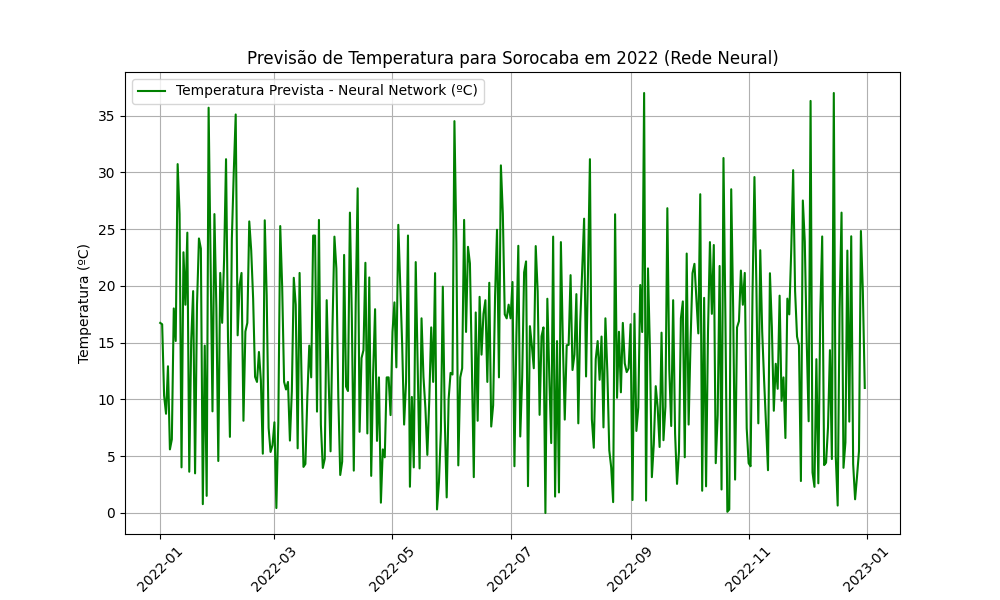

The Python source for this figure:
import pandas as pd
import numpy as np
import os
import matplotlib.pyplot as plt
from sklearn.model_selection import train_test_split
from sklearn.preprocessing import StandardScaler
from tensorflow.keras.models import Sequential
from tensorflow.keras.layers import Dense, Dropout
from sklearn.metrics import mean_squared_error

# Carregar dados de 2022
df = pd.read_excel('dados_2022.xlsx')

# Limpeza e preparação dos dados
df.columns = df.columns.str.strip()
df = df.dropna(subset=['Dia', 'Temperatura', 'Umidade', 'Velocidade do Vento'])
df['Dia'] = pd.to_numeric(df['Dia'], errors='coerce')
df = df.dropna(subset=['Dia', 'Temperatura', 'Umidade', 'Velocidade do Vento'])

# Entradas e Saída
X = df[['Dia', 'Umidade', 'Velocidade do Vento']]
y = df['Temperatura']

# Dividir dados em conjuntos de treino e teste
X_train, X_test, y_train, y_test = train_test_split(X, y, test_size=0.2, random_state=42)

# Escalar apenas as entradas
scaler_X = StandardScaler()
X_train_scaled = scaler_X.fit_transform(X_train)
X_test_scaled = scaler_X.transform(X_test)

# Modelo de Rede Neural usando Keras
model_nn = Sequential([
    Dense(units=128, activation='relu', input_shape=(X_train_scaled.shape[1],)),
    Dropout(0.2),
    Dense(units=64, activation='relu'),
    Dropout(0.2),
    Dense(units=32, activation='relu'),
    Dense(units=1)
])

model_nn.compile(optimizer='adam', loss='mean_squared_error')
model_nn.fit(X_train_scaled, y_train, epochs=200, batch_size=32, validation_data=(X_test_scaled, y_test))

# Gerar gráfico para 2022
datas_2022 = pd.date_range(start='2022-01-01', end='2022-12-31', freq='D')

# Simular umidade e velocidade do vento para 2022
novos_dados = pd.DataFrame({
    'Dia': datas_2022.day,
    'Mes': datas_2022.month,
    'Umidade': np.random.randint(40, 100, size=len(datas_2022)),
    'Velocidade do Vento': np.random.randint(0, 20, size=len(datas_2022))
})

# Escalar as entradas para 2022
novos_dados_scaled = scaler_X.transform(novos_dados[['Dia', 'Umidade', 'Velocidade do Vento']])

# Fazer previsões com o modelo de rede neural
previsoes_nn_2022 = model_nn.predict(novos_dados_scaled)

# Normalizar as previsões para um intervalo de 0°C a 37°C
previsoes_nn_2022 = (previsoes_nn_2022 - previsoes_nn_2022.min()) / (previsoes_nn_2022.max() - previsoes_nn_2022.min()) * 37
previsoes_nn_2022 = previsoes_nn_2022.flatten()

# Adicionar previsões ao DataFrame e garantir que a temperatura esteja em ºC
novos_dados['Temperatura Prevista (ºC)'] = previsoes_nn_2022

# Caminho para salvar o arquivo
output_path_csv = '/Users/eddieferb/Inmet_Sorocaba/previsoes_temperatura_sorocaba_2022_nn.csv'
output_path_xlsx = '/Users/eddieferb/Inmet_Sorocaba/previsoes_temperatura_sorocaba_2022_nn.xlsx'

# Salvar previsões em CSV e Excel
novos_dados.to_csv(output_path_csv, index=False)
novos_dados.to_excel(output_path_xlsx, index=False)

# Mostrar temperatura máxima e mínima no terminal
temp_max = novos_dados['Temperatura Prevista (ºC)'].max()
temp_min = novos_dados['Temperatura Prevista (ºC)'].min()
print(f"Temperatura máxima prevista para 2022: {temp_max:.2f} ºC")
print(f"Temperatura mínima prevista para 2022: {temp_min:.2f} ºC")

# Verificação de salvamento
if os.path.exists(output_path_csv) and os.path.exists(output_path_xlsx):
    print(f"Previsões salvas com sucesso em:\n- CSV: {output_path_csv}\n- XLSX: {output_path_xlsx}")
else:
    print("Erro ao salvar os arquivos.")
    
# Visualização das previsões
plt.figure(figsize=(10, 6))
plt.plot(datas_2022, previsoes_nn_2022, label='Temperatura Prevista - Neural Network (ºC)', color='green')
plt.title('Previsão de Temperatura para Sorocaba em 2022 (Rede Neural)')
plt.xlabel('Data')
plt.ylabel('Temperatura (ºC)')
plt.xticks(rotation=45)
plt.grid(True)
plt.legend()
plt.show()
